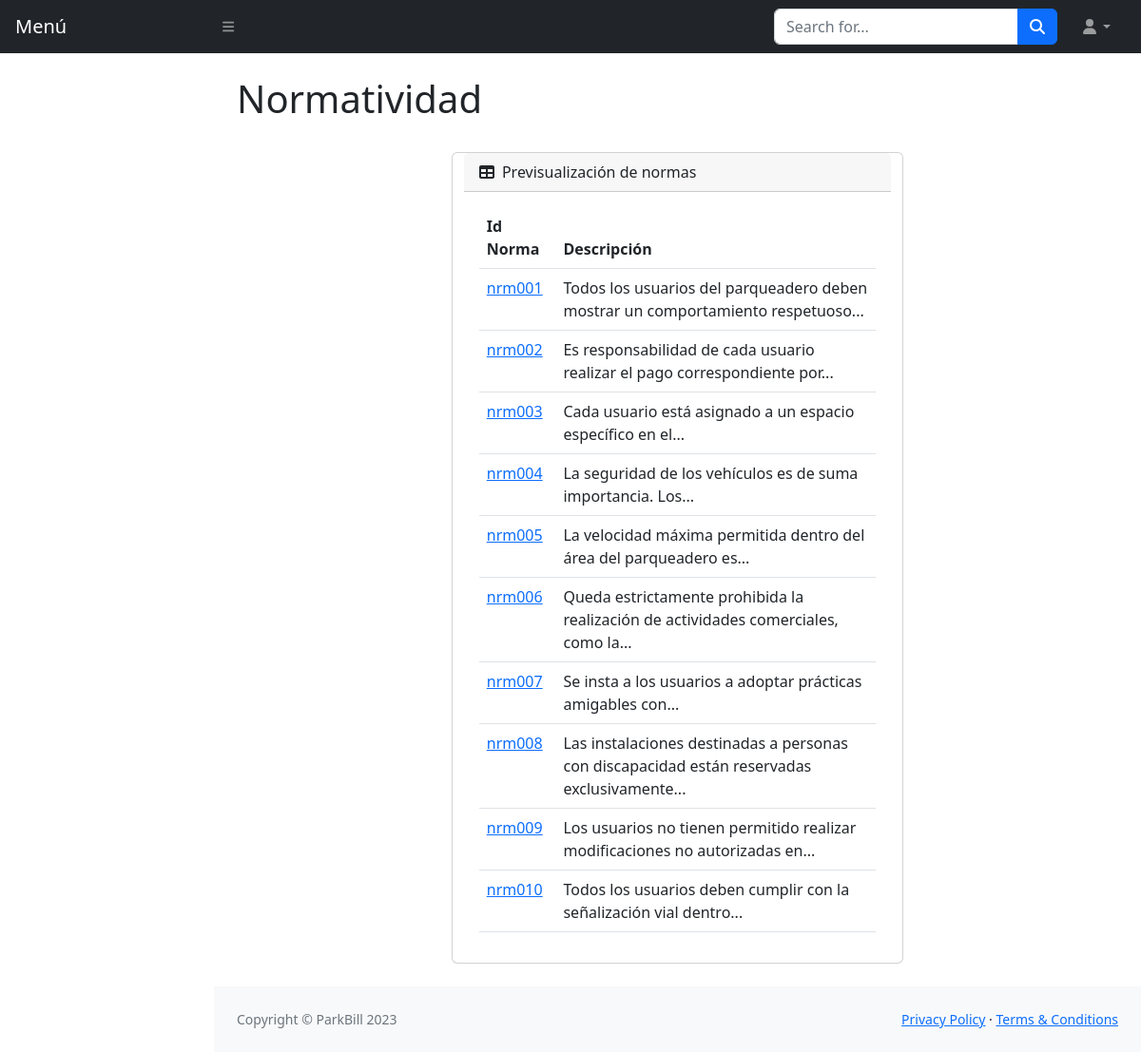
The app's page /CrudFront/Normatividad/normatividad.php with its own data.
### tables this page shows
CREATE TABLE IF NOT EXISTS `normatividad` (
  `id_norma` varchar(10) NOT NULL,
  `descripcion` varchar(500) NOT NULL,
  PRIMARY KEY (`id_norma`)
);

### ClasesDAO/NormatividadDAO.php (called while the page is built, shortened)
<?php
class NormatividadDAO{
    public function consultar_lista(){
        $conex=Conexion::conexion();
        $sql = "select * from normatividad";
        $query = $conex->prepare($sql);
        $query->execute();
        $normas = $query->fetchAll(PDO::FETCH_ASSOC);
        return $normas;
    }
}
?>

### CrudFront/Normatividad/normatividad.php (the view, shortened to what this page needs)
<?php
include('../../controlador.php');
?>
<!DOCTYPE html>
<html lang="es">
    <head>
        <link href="https://cdn.jsdelivr.net/npm/simple-datatables@7.1.2/dist/style.min.css" rel="stylesheet" />
        <link href="../../css/styles.css" rel="stylesheet" />
    </head>
    <body class="sb-nav-fixed">
        <?php require ('../../topnav.php')?>
        <div id="layoutSidenav">
            <div id="layoutSidenav_content">
            <main>
                <div class="container-fluid px-4">
                    <h1 class="mt-4">Normatividad</h1>
                    <div class="row justify-content-center">
                        <div class="card mb-4" style="width: 50%;">
                            <div class="card-header">
                                <i class="fas fa-table me-1"></i>
                                Previsualización de normas
                            </div>
                            <div class="card-body">
                                <table id="datatablesSimple" class="table">
                                    <thead>
                                        <tr>
                                            <th>Id Norma</th>
                                            <th>Descripción</th>
                                        </tr>
                                    </thead>
                                    <tbody>
                                        <?php
                                            $normas = $normatividaddao->consultar_lista();
                                            for ($i = 0; $i < count($normas); $i++) {
                                        ?>
                                            <tr>
                                                <td><a href="detalle_norma.php?id_norma=<?php echo $normas[$i]['id_norma']?>"><?php echo $normas[$i]['id_norma']?></a></td>
                                                <td><?php echo previewDescription($normas[$i]['descripcion'], 10); ?></td>
                                            </tr>
                                        <?php } ?>
                                    </tbody>
                                </table>
                            </div>
                        </div>
                    </div>
                </div>
            </main>
                <footer class="py-4 bg-light mt-auto">
                    <div class="container-fluid px-4">
                        <div class="d-flex align-items-center justify-content-between small">
                            <div class="text-muted">Copyright &copy; ParkBill 2023</div>
                            <div>
                                <a href="#">Privacy Policy</a>
                                &middot;
                                <a href="#">Terms &amp; Conditions</a>
                            </div>
                        </div>
                    </div>
                </footer>
            </div>
        </div>
        <?php
            function previewDescription($description, $wordLimit) {
                $words = explode(' ', $description);
                $preview = implode(' ', array_slice($words, 0, $wordLimit));
                return strlen($description) > strlen($preview) ? $preview . '...' : $preview;
            }
        ?>
    </body>
</html>

### records on screen
normatividad: id_norma "nrm001", descripcion "Todos los usuarios del parqueadero deben mostrar un comportamiento respetuoso..."
normatividad: id_norma "nrm002", descripcion "Es responsabilidad de cada usuario realizar el pago correspondiente por..."
normatividad: id_norma "nrm003", descripcion "Cada usuario está asignado a un espacio específico en el..."
normatividad: id_norma "nrm004", descripcion "La seguridad de los vehículos es de suma importancia. Los..."
normatividad: id_norma "nrm005", descripcion "La velocidad máxima permitida dentro del área del parqueadero es..."
normatividad: id_norma "nrm006", descripcion "Queda estrictamente prohibida la realización de actividades comerciales, como la..."
normatividad: id_norma "nrm007", descripcion "Se insta a los usuarios a adoptar prácticas amigables con..."
normatividad: id_norma "nrm008", descripcion "Las instalaciones destinadas a personas con discapacidad están reservadas exclusivamente..."
normatividad: id_norma "nrm009", descripcion "Los usuarios no tienen permitido realizar modificaciones no autorizadas en..."
normatividad: id_norma "nrm010", descripcion "Todos los usuarios deben cumplir con la señalización vial dentro..."
